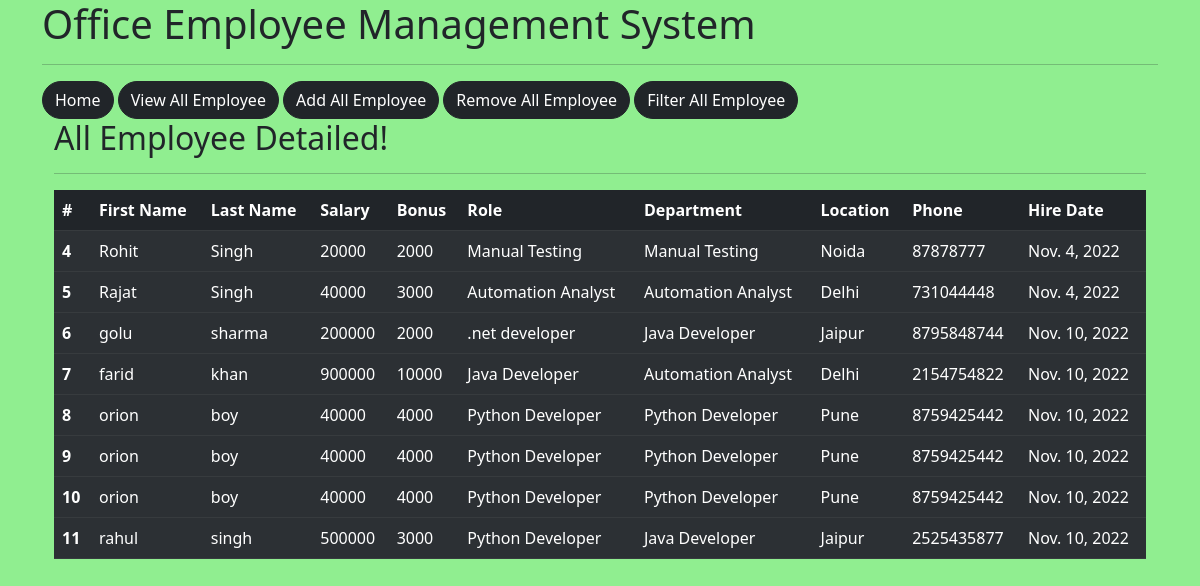
The app's page /all_emp with its own data.
### emp_app/models.py (models this page shows, shortened)
class Employee(models.Model):
    first_name = models.CharField(max_length=100, null=False)
    last_name = models.CharField(max_length=100)
    dept= models.ForeignKey(Department, on_delete=models.CASCADE)
    salary= models.IntegerField(default=0)
    bonus= models.IntegerField(default=0)
    role= models.ForeignKey(Role, on_delete=models.CASCADE)
    phone= models.IntegerField(default=0)
    hire_date= models.DateField()
    def __str__(self):
        return "%s %s %s" %(self.first_name, self.last_name, self.phone)

class Role(models.Model):
    name= models.CharField(max_length=100, null=False)

class Department(models.Model):
    name= models.CharField(max_length=100, null=False)
    location= models.CharField(max_length=100)

### emp_app/views.py (the view)
# urls.py: path('all_emp', views.all_emp, name= 'all_emp'),
def all_emp(request):
    emps= Employee.objects.all()
    context={
        'emps': emps
    }
    print(context)
    return render(request, 'all_emp.html', context)

### templates/all_emp.html (shortened to what this page needs)
{% extends 'home.html' %}
{% block body %}
    <div class="container">
        <h2>All Employee Detailed!</h2>
        <hr>
        <table class="table table-dark table-striped">
                <thead>
                  <tr>
                    <th scope="col">#</th>
                    <th scope="col">First Name</th>
                    <th scope="col">Last Name</th>
                    <th scope="col">Salary</th>
                    <th scope="col">Bonus</th>
                    <th scope="col">Role</th>
                    <th scope="col">Department</th>
                    <th scope="col">Location</th>
                    <th scope="col">Phone</th>
                    <th scope="col">Hire Date</th>
                  </tr>
                </thead>
                       {% for emp in emps %}
                <tbody>
                  <tr>
                    <th scope="row">{{emp.id}}</th>
                    <td>{{emp.first_name}} </td>
                    <td>{{emp.last_name}} </td>
                    <td>{{emp.salary}} </td>
                    <td>{{emp.bonus}} </td>
                    <td>{{emp.role.name}} </td>
                    <td>{{emp.dept.name}} </td>
                    <td>{{emp.dept.location}} </td>
                    <td>{{emp.phone}} </td>
                    <td>{{emp.hire_date}} </td>
                  </tr>
                </tbody>
                {% endfor %}
          </table>
        </div>
      {% endblock body %}

### templates/home.html (shortened to what this page needs)
<!doctype html>
<html lang="en">
  <head>
    <link href="https://cdn.jsdelivr.net/npm/bootstrap@5.2.2/dist/css/bootstrap.min.css" rel="stylesheet">
  </head>
  <body style="background-color:lightgreen;">
    <div class="container">
    <h1>Office Employee Management System</h1>
    <hr>
       <a class="btn rounded-pill btn btn-dark" href="/" role="button">Home</a>
       <a class="btn rounded-pill btn btn-dark" href="/all_emp" role="button">View All Employee</a>
       <a class="btn rounded-pill btn btn-dark" href="/add_emp" role="button">Add All Employee</a>
       <a class="btn rounded-pill btn btn-dark" href="/remove_emp" role="button">Remove All Employee</a>
       <a class="btn rounded-pill btn btn-dark" href="/filter_emp" role="button">Filter All Employee</a>
    {% block body %}{% endblock body %}
  </body>
</html>

### records on screen
Employee: id "4", first_name "Rohit", last_name "Singh", salary "20000", bonus "2000", role.name "Manual Testing", dept.name "Manual Testing", dept.location "Noida", phone "87878777", hire_date "Nov. 4, 2022"
Employee: id "5", first_name "Rajat", last_name "Singh", salary "40000", bonus "3000", role.name "Automation Analyst", dept.name "Automation Analyst", dept.location "Delhi", phone "731044448", hire_date "Nov. 4, 2022"
Employee: id "6", first_name "golu", last_name "sharma", salary "200000", bonus "2000", role.name ".net developer", dept.name "Java Developer", dept.location "Jaipur", phone "8795848744", hire_date "Nov. 10, 2022"
Employee: id "7", first_name "farid", last_name "khan", salary "900000", bonus "10000", role.name "Java Developer", dept.name "Automation Analyst", dept.location "Delhi", phone "2154754822", hire_date "Nov. 10, 2022"
Employee: id "8", first_name "orion", last_name "boy", salary "40000", bonus "4000", role.name "Python Developer", dept.name "Python Developer", dept.location "Pune", phone "8759425442", hire_date "Nov. 10, 2022"
Employee: id "9", first_name "orion", last_name "boy", salary "40000", bonus "4000", role.name "Python Developer", dept.name "Python Developer", dept.location "Pune", phone "8759425442", hire_date "Nov. 10, 2022"
Employee: id "10", first_name "orion", last_name "boy", salary "40000", bonus "4000", role.name "Python Developer", dept.name "Python Developer", dept.location "Pune", phone "8759425442", hire_date "Nov. 10, 2022"
Employee: id "11", first_name "rahul", last_name "singh", salary "500000", bonus "3000", role.name "Python Developer", dept.name "Java Developer", dept.location "Jaipur", phone "2525435877", hire_date "Nov. 10, 2022"
